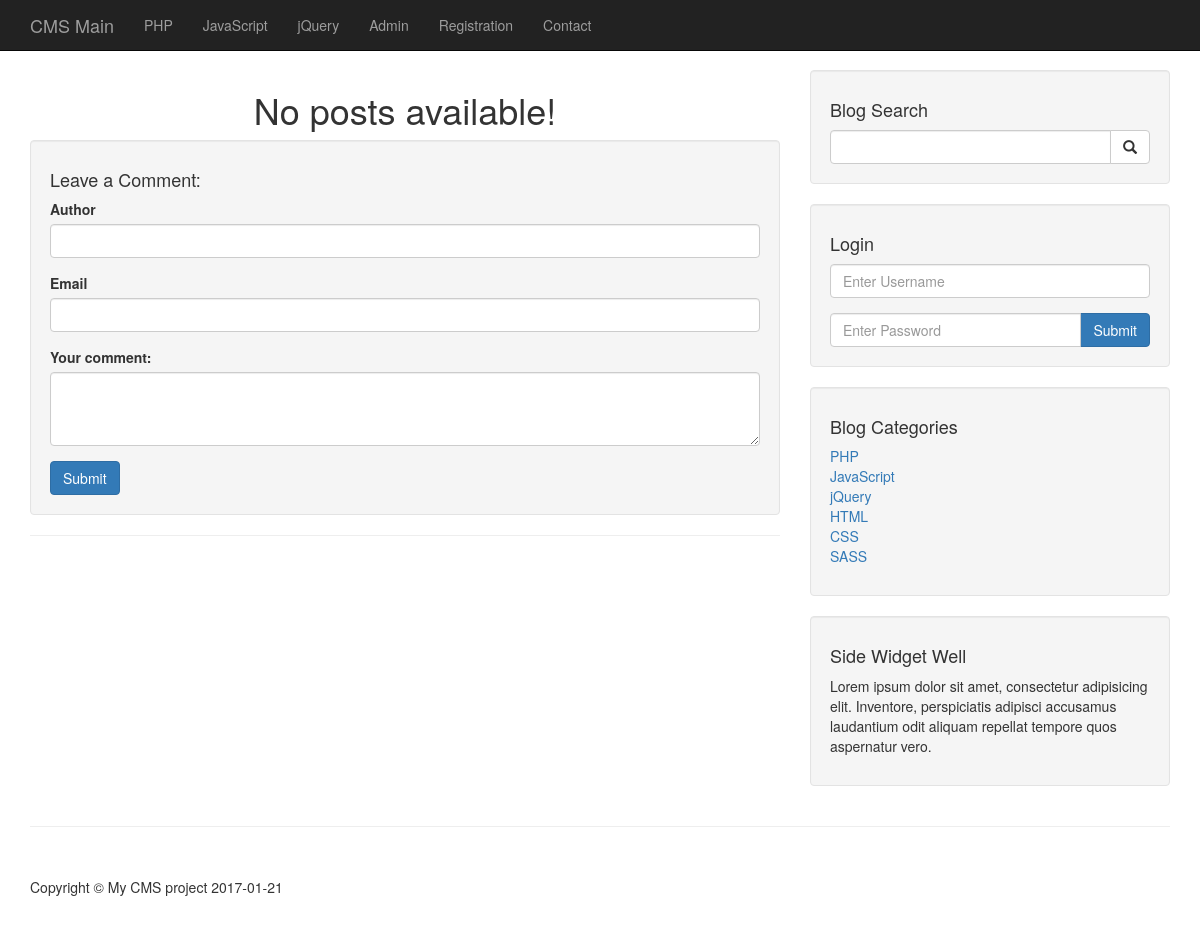
The page /post.php?p_id=61 on the database as committed earlier.
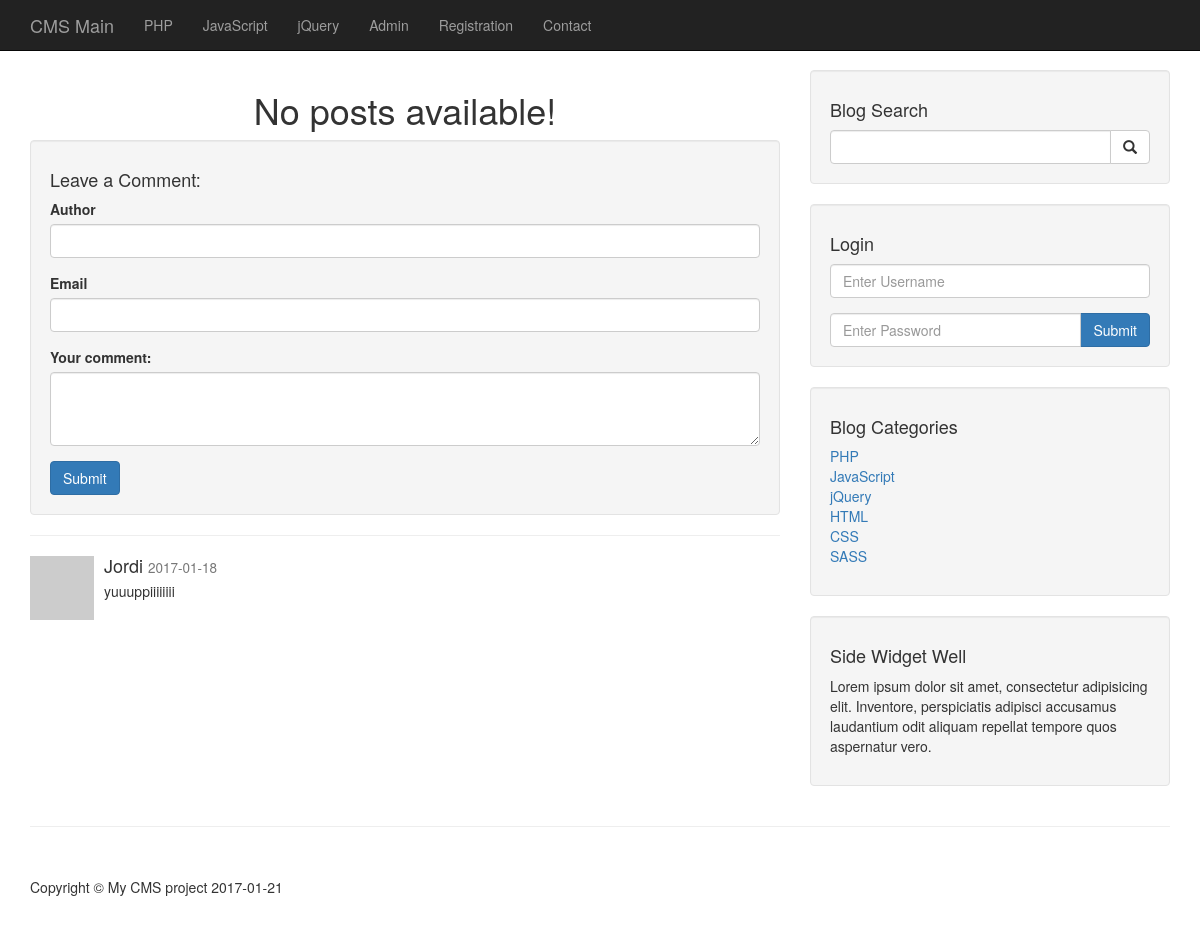
The same page on the database as committed later.
### tables this page shows
CREATE TABLE `categories` (
  `cat_id` int(3) NOT NULL,
  `cat_title` varchar(255) NOT NULL
);

CREATE TABLE `comments` (
  `comment_id` int(3) NOT NULL,
  `comment_post_id` int(3) NOT NULL,
  `comment_author` varchar(255) NOT NULL,
  `comment_email` varchar(255) NOT NULL,
  `comment_content` text NOT NULL,
  `comment_status` varchar(255) NOT NULL,
  `comment_date` date NOT NULL
);

### post.php (the view, shortened to what the changed rows need)
<?php include "includes/db.php" ?>
<?php include "includes/header.php" ?>
    <?php include "includes/navigation.php" ?>
    <div class="container">
        <div class="row">
            <div class="col-md-8">
                <?php
                if(isset($_GET['p_id'])) {
                $the_post_id = $_GET['p_id'];
                if(isset($_SESSION['user_role']) && $_SESSION['user_role'] == 'admin') {
                    $query = "SELECT * FROM posts WHERE post_id = $the_post_id ";
                } else {
                    $query = "SELECT * FROM posts WHERE post_id = $the_post_id AND post_status = 'published' " ;
                }
                $select_all_posts_query = mysqli_query($connection, $query);
                if(mysqli_num_rows($select_all_posts_query) < 1) {
                    echo "<h1 class='text-center'>No posts available!</h2>";
                }
                ?>
                <div class="well">
                    <h4>Leave a Comment:</h4>
                    <form action="" method="post" role="form">
                        <div class="form-group">
                        </div>
                        <div class="form-group">
                        </div>
                        <div class="form-group">
                        </div>
                        <button type="submit" name="create_comment" class="btn btn-primary">Submit</button>
                    </form>
                </div>
                <hr>
                <?php
                $query = "SELECT * FROM comments WHERE comment_post_id = {$the_post_id} ";
                $query .= "AND comment_status = 'approved' ";
                $query .= "ORDER BY comment_id DESC ";
                $select_comment_query = mysqli_query($connection, $query);
                while ($row = mysqli_fetch_array($select_comment_query)) {
                    $comment_date = $row['comment_date'];
                    $comment_content = $row['comment_content'];
                    $comment_author = $row['comment_author'];
                 ?>
                <div class="media">
                    <a class="pull-left" href="#">
                        <img class="media-object" src="http://placehold.it/64x64" alt="">
                    </a>
                    <div class="media-body">
                        <h4 class="media-heading"><?php echo $comment_author; ?>
                            <small><?php echo $comment_date; ?></small>
                        </h4>
                        <?php echo $comment_content; ?>
                    </div>
                </div>
                <?php } }  else {
                    header("Location: index.php");
                }
                ?>
                </div>
                   <?php include "includes/sidebar.php" ?>
            </div>
<?php include "includes/footer.php" ?>

### includes/navigation.php (shortened to what the changed rows need)
<nav class="navbar navbar-inverse navbar-fixed-top" role="navigation">
        <div class="container">
            <div class="collapse navbar-collapse" id="bs-example-navbar-collapse-1">
                <ul class="nav navbar-nav">
                <?php
                    $query = "SELECT * FROM categories LIMIT 3";
                    $select_all_categories_query = mysqli_query($connection, $query);
                    while($row = mysqli_fetch_assoc($select_all_categories_query)) {
                    $cat_title = $row['cat_title'];
                    $cat_id = $row['cat_id'];
                    echo "<li><a href='category.php?category={$cat_id}'>{$cat_title}</a></li>";
                    }
                ?>
                </ul>
            </div>
        </div>
    </nav>

### includes/sidebar.php (shortened to what the changed rows need)
<div class="col-md-4">
     <div class="well">
        <?php
         $query = "SELECT * FROM categories";
         $select_categories_sidebar = mysqli_query($connection, $query);
         ?>
         <div class="row">
             <div class="col-lg-12">
                 <ul class="list-unstyled">
                   <?php
                     while($row = mysqli_fetch_assoc($select_categories_sidebar)) {
                     $cat_title = $row['cat_title'];
                     $cat_id = $row['cat_id'];
                     echo "<li><a href='category.php?category=$cat_id'>{$cat_title}</a></li>";
                     }
                     ?>
                 </ul>
             </div>
         </div>
     </div>
 </div>

Rows that differ between the two databases and show on the page:
added comments: comment_author "Jordi", comment_date "2017-01-18", comment_content "yuuuppiiiiiiii"
